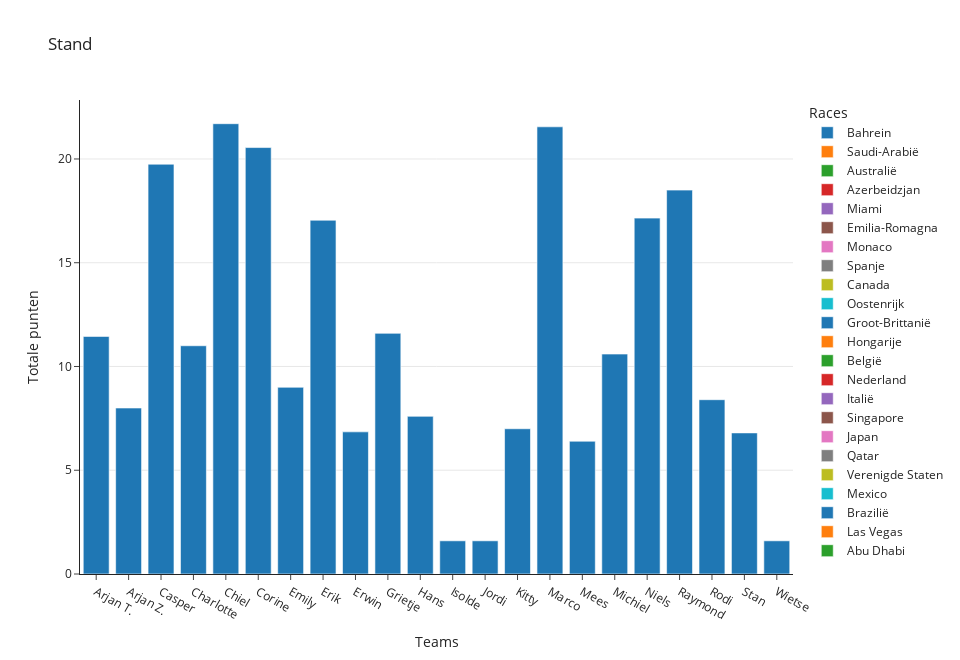

Notebook cell for this chart:
### Code cell
team_names = df_total_score['team']

fig = px.histogram(df, x="team", y="score", color="race",
            title="Stand",
            width=fig_width, height=660,
            labels={ "race" : "Races" },
            template="simple_white"
            )

fig.update_layout(xaxis_title="Teams") 
fig.update_layout(yaxis_title="Totale punten")

fig.update_xaxes(categoryorder='array', categoryarray=team_names)
fig.update_yaxes(showgrid=True)

for idx, name in enumerate(races):
    fig.data[idx].name = name
    fig.data[idx].hovertemplate = name + "<br>Punten = %{y}<extra></extra>"       
                 
if fig_write:
    fig.write_html("totale_punten_staaf.html")
fig.show()

### Figure 1 — Plotly figure (JSON) as saved in the notebook; plotly's stock layout.template omitted (floating-point values rounded to 4 significant figures)
{"data": [{"alignmentgroup": "True", "bingroup": "x", "histfunc": "sum", "hovertemplate": "Bahrein<br>Punten = %{y}<extra></extra>", "legendgroup": "Bahrein", "marker": {"color": "#1F77B4", "pattern": {"shape": ""}}, "name": "Bahrein", "offsetgroup": "Bahrein", "orientation": "v", "showlegend": true, "type": "histogram", "x": ["Chiel", "Marco", "Corine", "Casper", "Raymond", "Niels", "Erik", "Grietje", "Arjan T.", "Charlotte", "Michiel", "Emily", "Rodi", "Arjan Z.", "Hans", "Kitty", "Stan", "Erwin", "Mees", "Jordi", "Wietse", "Isolde", "Chiel", "Marco", "Corine", "Casper", "Raymond", "Niels", "Erik", "Grietje", "Arjan T.", "Charlotte", "Michiel", "Emily", "Rodi", "Arjan Z.", "Hans", "Kitty", "Stan", "Erwin", "Mees", "Jordi", "Wietse", "Isolde", "Chiel", "Marco", "Corine", "Casper", "Raymond", "Niels", "Erik", "Grietje", "Arjan T.", "Charlotte", "Michiel", "Emily", "Rodi", "Arjan Z.", "Hans", "Kitty", "Stan", "Erwin", "Mees", "Jordi", "Wietse", "Isolde", "Chiel", "Marco", "Corine", "Casper", "Raymond", "Niels", "Erik", "Grietje", "Arjan T.", "Charlotte", "Michiel", "Emily", "Rodi", "Arjan Z.", "Hans", "Kitty", "Stan", "Erwin", "Mees", "Jordi", "Wietse", "Isolde"], "xaxis": "x", "y": [7.5, 3, 9, 5, 9, 0, 6, 0, 0, 9, 9, 6, 0, 0, 5, 5, 0, 0, 3, 0, 0, 0, 4, 7.5, 0.5, 7.5, 7.5, 7.5, 0, 0, 5, 0, 0, 0, 5, 5, 1, 0, 3, 0, 0, 0, 1, 0, 8.6, 4.6, 4.6, 0.8, 0.4, 3.2, 4.6, 8.6, 0, 0.4, 0, 0, 0.4, 0, 0, 0.4, 0.8, 0.4, 0.4, 0, 0, 0, 1.6, 6.45, 6.45, 6.45, 1.6, 6.45, 6.45, 3, 6.45, 1.6, 1.6, 3, 3, 3, 1.6, 1.6, 3, 6.45, 3, 1.6, 0.6, 1.6], "yaxis": "y"}, {"alignmentgroup": "True", "bingroup": "x", "histfunc": "sum", "hovertemplate": "Saudi-Arabië<br>Punten = %{y}<extra></extra>", "legendgroup": "Saudi-Arabië", "marker": {"color": "#FF7F0E", "pattern": {"shape": ""}}, "name": "Saudi-Arabië", "offsetgroup": "Saudi-Arabië", "orientation": "v", "showlegend": true, "type": "histogram", "x": ["Chiel", "Marco", "Corine", "Casper", "Raymond", "Niels", "Erik", "Grietje", "Arjan T.", "Charlotte", "Michiel", "Emily", "Rodi", "Arjan Z.", "Hans", "Kitty", "Stan", "Erwin", "Mees", "Jordi", "Wietse", "Isolde", "Chiel", "Marco", "Corine", "Casper", "Raymond", "Niels", "Erik", "Grietje", "Arjan T.", "Charlotte", "Michiel", "Emily", "Rodi", "Arjan Z.", "Hans", "Kitty", "Stan", "Erwin", "Mees", "Jordi", "Wietse", "Isolde", "Chiel", "Marco", "Corine", "Casper", "Raymond", "Niels", "Erik", "Grietje", "Arjan T.", "Charlotte", "Michiel", "Emily", "Rodi", "Arjan Z.", "Hans", "Kitty", "Stan", "Erwin", "Mees", "Jordi", "Wietse", "Isolde", "Chiel", "Marco", "Corine", "Casper", "Raymond", "Niels", "Erik", "Grietje", "Arjan T.", "Charlotte", "Michiel", "Emily", "Rodi", "Arjan Z.", "Hans", "Kitty", "Stan", "Erwin", "Mees", "Jordi", "Wietse", "Isolde"], "xaxis": "x", "y": [0, 0, 0, 0, 0, 0, 0, 0, 0, 0, 0, 0, 0, 0, 0, 0, 0, 0, 0, 0, 0, 0, 0, 0, 0, 0, 0, 0, 0, 0, 0, 0, 0, 0, 0, 0, 0, 0, 0, 0, 0, 0, 0, 0, 0, 0, 0, 0, 0, 0, 0, 0, 0, 0, 0, 0, 0, 0, 0, 0, 0, 0, 0, 0, 0, 0, 0, 0, 0, 0, 0, 0, 0, 0, 0, 0, 0, 0, 0, 0, 0, 0, 0, 0, 0, 0, 0, 0], "yaxis": "y"}, {"alignmentgroup": "True", "bingroup": "x", "histfunc": "sum", "hovertemplate": "Australië<br>Punten = %{y}<extra></extra>", "legendgroup": "Australië", "marker": {"color": "#2CA02C", "pattern": {"shape": ""}}, "name": "Australië", "offsetgroup": "Australië", "orientation": "v", "showlegend": true, "type": "histogram", "x": ["Chiel", "Marco", "Corine", "Casper", "Raymond", "Niels", "Erik", "Grietje", "Arjan T.", "Charlotte", "Michiel", "Emily", "Rodi", "Arjan Z.", "Hans", "Kitty", "Stan", "Erwin", "Mees", "Jordi", "Wietse", "Isolde", "Chiel", "Marco", "Corine", "Casper", "Raymond", "Niels", "Erik", "Grietje", "Arjan T.", "Charlotte", "Michiel", "Emily", "Rodi", "Arjan Z.", "Hans", "Kitty", "Stan", "Erwin", "Mees", "Jordi", "Wietse", "Isolde", "Chiel", "Marco", "Corine", "Casper", "Raymond", "Niels", "Erik", "Grietje", "Arjan T.", "Charlotte", "Michiel", "Emily", "Rodi", "Arjan Z.", "Hans", "Kitty", "Stan", "Erwin", "Mees", "Jordi", "Wietse", "Isolde", "Chiel", "Marco", "Corine", "Casper", "Raymond", "Niels", "Erik", "Grietje", "Arjan T.", "Charlotte", "Michiel", "Emily", "Rodi", "Arjan Z.", "Hans", "Kitty", "Stan", "Erwin", "Mees", "Jordi", "Wietse", "Isolde"], "xaxis": "x", "y": [0, 0, 0, 0, 0, 0, 0, 0, 0, 0, 0, 0, 0, 0, 0, 0, 0, 0, 0, 0, 0, 0, 0, 0, 0, 0, 0, 0, 0, 0, 0, 0, 0, 0, 0, 0, 0, 0, 0, 0, 0, 0, 0, 0, 0, 0, 0, 0, 0, 0, 0, 0, 0, 0, 0, 0, 0, 0, 0, 0, 0, 0, 0, 0, 0, 0, 0, 0, 0, 0, 0, 0, 0, 0, 0, 0, 0, 0, 0, 0, 0, 0, 0, 0, 0, 0, 0, 0], "yaxis": "y"}, {"alignmentgroup": "True", "bingroup": "x", "histfunc": "sum", "hovertemplate": "Azerbeidzjan<br>Punten = %{y}<extra></extra>", "legendgroup": "Azerbeidzjan", "marker": {"color": "#D62728", "pattern": {"shape": ""}}, "name": "Azerbeidzjan", "offsetgroup": "Azerbeidzjan", "orientation": "v", "showlegend": true, "type": "histogram", "x": ["Chiel", "Marco", "Corine", "Casper", "Raymond", "Niels", "Erik", "Grietje", "Arjan T.", "Charlotte", "Michiel", "Emily", "Rodi", "Arjan Z.", "Hans", "Kitty", "Stan", "Erwin", "Mees", "Jordi", "Wietse", "Isolde", "Chiel", "Marco", "Corine", "Casper", "Raymond", "Niels", "Erik", "Grietje", "Arjan T.", "Charlotte", "Michiel", "Emily", "Rodi", "Arjan Z.", "Hans", "Kitty", "Stan", "Erwin", "Mees", "Jordi", "Wietse", "Isolde", "Chiel", "Marco", "Corine", "Casper", "Raymond", "Niels", "Erik", "Grietje", "Arjan T.", "Charlotte", "Michiel", "Emily", "Rodi", "Arjan Z.", "Hans", "Kitty", "Stan", "Erwin", "Mees", "Jordi", "Wietse", "Isolde", "Chiel", "Marco", "Corine", "Casper", "Raymond", "Niels", "Erik", "Grietje", "Arjan T.", "Charlotte", "Michiel", "Emily", "Rodi", "Arjan Z.", "Hans", "Kitty", "Stan", "Erwin", "Mees", "Jordi", "Wietse", "Isolde"], "xaxis": "x", "y": [0, 0, 0, 0, 0, 0, 0, 0, 0, 0, 0, 0, 0, 0, 0, 0, 0, 0, 0, 0, 0, 0, 0, 0, 0, 0, 0, 0, 0, 0, 0, 0, 0, 0, 0, 0, 0, 0, 0, 0, 0, 0, 0, 0, 0, 0, 0, 0, 0, 0, 0, 0, 0, 0, 0, 0, 0, 0, 0, 0, 0, 0, 0, 0, 0, 0, 0, 0, 0, 0, 0, 0, 0, 0, 0, 0, 0, 0, 0, 0, 0, 0, 0, 0, 0, 0, 0, 0], "yaxis": "y"}, {"alignmentgroup": "True", "bingroup": "x", "histfunc": "sum", "hovertemplate": "Miami<br>Punten = %{y}<extra></extra>", "legendgroup": "Miami", "marker": {"color": "#9467BD", "pattern": {"shape": ""}}, "name": "Miami", "offsetgroup": "Miami", "orientation": "v", "showlegend": true, "type": "histogram", "x": ["Chiel", "Marco", "Corine", "Casper", "Raymond", "Niels", "Erik", "Grietje", "Arjan T.", "Charlotte", "Michiel", "Emily", "Rodi", "Arjan Z.", "Hans", "Kitty", "Stan", "Erwin", "Mees", "Jordi", "Wietse", "Isolde", "Chiel", "Marco", "Corine", "Casper", "Raymond", "Niels", "Erik", "Grietje", "Arjan T.", "Charlotte", "Michiel", "Emily", "Rodi", "Arjan Z.", "Hans", "Kitty", "Stan", "Erwin", "Mees", "Jordi", "Wietse", "Isolde", "Chiel", "Marco", "Corine", "Casper", "Raymond", "Niels", "Erik", "Grietje", "Arjan T.", "Charlotte", "Michiel", "Emily", "Rodi", "Arjan Z.", "Hans", "Kitty", "Stan", "Erwin", "Mees", "Jordi", "Wietse", "Isolde", "Chiel", "Marco", "Corine", "Casper", "Raymond", "Niels", "Erik", "Grietje", "Arjan T.", "Charlotte", "Michiel", "Emily", "Rodi", "Arjan Z.", "Hans", "Kitty", "Stan", "Erwin", "Mees", "Jordi", "Wietse", "Isolde"], "xaxis": "x", "y": [0, 0, 0, 0, 0, 0, 0, 0, 0, 0, 0, 0, 0, 0, 0, 0, 0, 0, 0, 0, 0, 0, 0, 0, 0, 0, 0, 0, 0, 0, 0, 0, 0, 0, 0, 0, 0, 0, 0, 0, 0, 0, 0, 0, 0, 0, 0, 0, 0, 0, 0, 0, 0, 0, 0, 0, 0, 0, 0, 0, 0, 0, 0, 0, 0, 0, 0, 0, 0, 0, 0, 0, 0, 0, 0, 0, 0, 0, 0, 0, 0, 0, 0, 0, 0, 0, 0, 0], "yaxis": "y"}, {"alignmentgroup": "True", "bingroup": "x", "histfunc": "sum", "hovertemplate": "Emilia-Romagna<br>Punten = %{y}<extra></extra>", "legendgroup": "Emilia-Romagna", "marker": {"color": "#8C564B", "pattern": {"shape": ""}}, "name": "Emilia-Romagna", "offsetgroup": "Emilia-Romagna", "orientation": "v", "showlegend": true, "type": "histogram", "x": ["Chiel", "Marco", "Corine", "Casper", "Raymond", "Niels", "Erik", "Grietje", "Arjan T.", "Charlotte", "Michiel", "Emily", "Rodi", "Arjan Z.", "Hans", "Kitty", "Stan", "Erwin", "Mees", "Jordi", "Wietse", "Isolde", "Chiel", "Marco", "Corine", "Casper", "Raymond", "Niels", "Erik", "Grietje", "Arjan T.", "Charlotte", "Michiel", "Emily", "Rodi", "Arjan Z.", "Hans", "Kitty", "Stan", "Erwin", "Mees", "Jordi", "Wietse", "Isolde", "Chiel", "Marco", "Corine", "Casper", "Raymond", "Niels", "Erik", "Grietje", "Arjan T.", "Charlotte", "Michiel", "Emily", "Rodi", "Arjan Z.", "Hans", "Kitty", "Stan", "Erwin", "Mees", "Jordi", "Wietse", "Isolde", "Chiel", "Marco", "Corine", "Casper", "Raymond", "Niels", "Erik", "Grietje", "Arjan T.", "Charlotte", "Michiel", "Emily", "Rodi", "Arjan Z.", "Hans", "Kitty", "Stan", "Erwin", "Mees", "Jordi", "Wietse", "Isolde"], "xaxis": "x", "y": [0, 0, 0, 0, 0, 0, 0, 0, 0, 0, 0, 0, 0, 0, 0, 0, 0, 0, 0, 0, 0, 0, 0, 0, 0, 0, 0, 0, 0, 0, 0, 0, 0, 0, 0, 0, 0, 0, 0, 0, 0, 0, 0, 0, 0, 0, 0, 0, 0, 0, 0, 0, 0, 0, 0, 0, 0, 0, 0, 0, 0, 0, 0, 0, 0, 0, 0, 0, 0, 0, 0, 0, 0, 0, 0, 0, 0, 0, 0, 0, 0, 0, 0, 0, 0, 0, 0, 0], "yaxis": "y"}, {"alignmentgroup": "True", "bingroup": "x", "histfunc": "sum", "hovertemplate": "Monaco<br>Punten = %{y}<extra></extra>", "legendgroup": "Monaco", "marker": {"color": "#E377C2", "pattern": {"shape": ""}}, "name": "Monaco", "offsetgroup": "Monaco", "orientation": "v", "showlegend": true, "type": "histogram", "x": ["Chiel", "Marco", "Corine", "Casper", "Raymond", "Niels", "Erik", "Grietje", "Arjan T.", "Charlotte", "Michiel", "Emily", "Rodi", "Arjan Z.", "Hans", "Kitty", "Stan", "Erwin", "Mees", "Jordi", "Wietse", "Isolde", "Chiel", "Marco", "Corine", "Casper", "Raymond", "Niels", "Erik", "Grietje", "Arjan T.", "Charlotte", "Michiel", "Emily", "Rodi", "Arjan Z.", "Hans", "Kitty", "Stan", "Erwin", "Mees", "Jordi", "Wietse", "Isolde", "Chiel", "Marco", "Corine", "Casper", "Raymond", "Niels", "Erik", "Grietje", "Arjan T.", "Charlotte", "Michiel", "Emily", "Rodi", "Arjan Z.", "Hans", "Kitty", "Stan", "Erwin", "Mees", "Jordi", "Wietse", "Isolde", "Chiel", "Marco", "Corine", "Casper", "Raymond", "Niels", "Erik", "Grietje", "Arjan T.", "Charlotte", "Michiel", "Emily", "Rodi", "Arjan Z.", "Hans", "Kitty", "Stan", "Erwin", "Mees", "Jordi", "Wietse", "Isolde"], "xaxis": "x", "y": [0, 0, 0, 0, 0, 0, 0, 0, 0, 0, 0, 0, 0, 0, 0, 0, 0, 0, 0, 0, 0, 0, 0, 0, 0, 0, 0, 0, 0, 0, 0, 0, 0, 0, 0, 0, 0, 0, 0, 0, 0, 0, 0, 0, 0, 0, 0, 0, 0, 0, 0, 0, 0, 0, 0, 0, 0, 0, 0, 0, 0, 0, 0, 0, 0, 0, 0, 0, 0, 0, 0, 0, 0, 0, 0, 0, 0, 0, 0, 0, 0, 0, 0, 0, 0, 0, 0, 0], "yaxis": "y"}, {"alignmentgroup": "True", "bingroup": "x", "histfunc": "sum", "hovertemplate": "Spanje<br>Punten = %{y}<extra></extra>", "legendgroup": "Spanje", "marker": {"color": "#7F7F7F", "pattern": {"shape": ""}}, "name": "Spanje", "offsetgroup": "Spanje", "orientation": "v", "showlegend": true, "type": "histogram", "x": ["Chiel", "Marco", "Corine", "Casper", "Raymond", "Niels", "Erik", "Grietje", "Arjan T.", "Charlotte", "Michiel", "Emily", "Rodi", "Arjan Z.", "Hans", "Kitty", "Stan", "Erwin", "Mees", "Jordi", "Wietse", "Isolde", "Chiel", "Marco", "Corine", "Casper", "Raymond", "Niels", "Erik", "Grietje", "Arjan T.", "Charlotte", "Michiel", "Emily", "Rodi", "Arjan Z.", "Hans", "Kitty", "Stan", "Erwin", "Mees", "Jordi", "Wietse", "Isolde", "Chiel", "Marco", "Corine", "Casper", "Raymond", "Niels", "Erik", "Grietje", "Arjan T.", "Charlotte", "Michiel", "Emily", "Rodi", "Arjan Z.", "Hans", "Kitty", "Stan", "Erwin", "Mees", "Jordi", "Wietse", "Isolde", "Chiel", "Marco", "Corine", "Casper", "Raymond", "Niels", "Erik", "Grietje", "Arjan T.", "Charlotte", "Michiel", "Emily", "Rodi", "Arjan Z.", "Hans", "Kitty", "Stan", "Erwin", "Mees", "Jordi", "Wietse", "Isolde"], "xaxis": "x", "y": [0, 0, 0, 0, 0, 0, 0, 0, 0, 0, 0, 0, 0, 0, 0, 0, 0, 0, 0, 0, 0, 0, 0, 0, 0, 0, 0, 0, 0, 0, 0, 0, 0, 0, 0, 0, 0, 0, 0, 0, 0, 0, 0, 0, 0, 0, 0, 0, 0, 0, 0, 0, 0, 0, 0, 0, 0, 0, 0, 0, 0, 0, 0, 0, 0, 0, 0, 0, 0, 0, 0, 0, 0, 0, 0, 0, 0, 0, 0, 0, 0, 0, 0, 0, 0, 0, 0, 0], "yaxis": "y"}, {"alignmentgroup": "True", "bingroup": "x", "histfunc": "sum", "hovertemplate": "Canada<br>Punten = %{y}<extra></extra>", "legendgroup": "Canada", "marker": {"color": "#BCBD22", "pattern": {"shape": ""}}, "name": "Canada", "offsetgroup": "Canada", "orientation": "v", "showlegend": true, "type": "histogram", "x": ["Chiel", "Marco", "Corine", "Casper", "Raymond", "Niels", "Erik", "Grietje", "Arjan T.", "Charlotte", "Michiel", "Emily", "Rodi", "Arjan Z.", "Hans", "Kitty", "Stan", "Erwin", "Mees", "Jordi", "Wietse", "Isolde", "Chiel", "Marco", "Corine", "Casper", "Raymond", "Niels", "Erik", "Grietje", "Arjan T.", "Charlotte", "Michiel", "Emily", "Rodi", "Arjan Z.", "Hans", "Kitty", "Stan", "Erwin", "Mees", "Jordi", "Wietse", "Isolde", "Chiel", "Marco", "Corine", "Casper", "Raymond", "Niels", "Erik", "Grietje", "Arjan T.", "Charlotte", "Michiel", "Emily", "Rodi", "Arjan Z.", "Hans", "Kitty", "Stan", "Erwin", "Mees", "Jordi", "Wietse", "Isolde", "Chiel", "Marco", "Corine", "Casper", "Raymond", "Niels", "Erik", "Grietje", "Arjan T.", "Charlotte", "Michiel", "Emily", "Rodi", "Arjan Z.", "Hans", "Kitty", "Stan", "Erwin", "Mees", "Jordi", "Wietse", "Isolde"], "xaxis": "x", "y": [0, 0, 0, 0, 0, 0, 0, 0, 0, 0, 0, 0, 0, 0, 0, 0, 0, 0, 0, 0, 0, 0, 0, 0, 0, 0, 0, 0, 0, 0, 0, 0, 0, 0, 0, 0, 0, 0, 0, 0, 0, 0, 0, 0, 0, 0, 0, 0, 0, 0, 0, 0, 0, 0, 0, 0, 0, 0, 0, 0, 0, 0, 0, 0, 0, 0, 0, 0, 0, 0, 0, 0, 0, 0, 0, 0, 0, 0, 0, 0, 0, 0, 0, 0, 0, 0, 0, 0], "yaxis": "y"}, {"alignmentgroup": "True", "bingroup": "x", "histfunc": "sum", "hovertemplate": "Oostenrijk<br>Punten = %{y}<extra></extra>", "legendgroup": "Oostenrijk", "marker": {"color": "#17BECF", "pattern": {"shape": ""}}, "name": "Oostenrijk", "offsetgroup": "Oostenrijk", "orientation": "v", "showlegend": true, "type": "histogram", "x": ["Chiel", "Marco", "Corine", "Casper", "Raymond", "Niels", "Erik", "Grietje", "Arjan T.", "Charlotte", "Michiel", "Emily", "Rodi", "Arjan Z.", "Hans", "Kitty", "Stan", "Erwin", "Mees", "Jordi", "Wietse", "Isolde", "Chiel", "Marco", "Corine", "Casper", "Raymond", "Niels", "Erik", "Grietje", "Arjan T.", "Charlotte", "Michiel", "Emily", "Rodi", "Arjan Z.", "Hans", "Kitty", "Stan", "Erwin", "Mees", "Jordi", "Wietse", "Isolde", "Chiel", "Marco", "Corine", "Casper", "Raymond", "Niels", "Erik", "Grietje", "Arjan T.", "Charlotte", "Michiel", "Emily", "Rodi", "Arjan Z.", "Hans", "Kitty", "Stan", "Erwin", "Mees", "Jordi", "Wietse", "Isolde", "Chiel", "Marco", "Corine", "Casper", "Raymond", "Niels", "Erik", "Grietje", "Arjan T.", "Charlotte", "Michiel", "Emily", "Rodi", "Arjan Z.", "Hans", "Kitty", "Stan", "Erwin", "Mees", "Jordi", "Wietse", "Isolde"], "xaxis": "x", "y": [0, 0, 0, 0, 0, 0, 0, 0, 0, 0, 0, 0, 0, 0, 0, 0, 0, 0, 0, 0, 0, 0, 0, 0, 0, 0, 0, 0, 0, 0, 0, 0, 0, 0, 0, 0, 0, 0, 0, 0, 0, 0, 0, 0, 0, 0, 0, 0, 0, 0, 0, 0, 0, 0, 0, 0, 0, 0, 0, 0, 0, 0, 0, 0, 0, 0, 0, 0, 0, 0, 0, 0, 0, 0, 0, 0, 0, 0, 0, 0, 0, 0, 0, 0, 0, 0, 0, 0], "yaxis": "y"}, {"alignmentgroup": "True", "bingroup": "x", "histfunc": "sum", "hovertemplate": "Groot-Brittanië<br>Punten = %{y}<extra></extra>", "legendgroup": "Groot-Brittanië", "marker": {"color": "#1F77B4", "pattern": {"shape": ""}}, "name": "Groot-Brittanië", "offsetgroup": "Groot-Brittanië", "orientation": "v", "showlegend": true, "type": "histogram", "x": ["Chiel", "Marco", "Corine", "Casper", "Raymond", "Niels", "Erik", "Grietje", "Arjan T.", "Charlotte", "Michiel", "Emily", "Rodi", "Arjan Z.", "Hans", "Kitty", "Stan", "Erwin", "Mees", "Jordi", "Wietse", "Isolde", "Chiel", "Marco", "Corine", "Casper", "Raymond", "Niels", "Erik", "Grietje", "Arjan T.", "Charlotte", "Michiel", "Emily", "Rodi", "Arjan Z.", "Hans", "Kitty", "Stan", "Erwin", "Mees", "Jordi", "Wietse", "Isolde", "Chiel", "Marco", "Corine", "Casper", "Raymond", "Niels", "Erik", "Grietje", "Arjan T.", "Charlotte", "Michiel", "Emily", "Rodi", "Arjan Z.", "Hans", "Kitty", "Stan", "Erwin", "Mees", "Jordi", "Wietse", "Isolde", "Chiel", "Marco", "Corine", "Casper", "Raymond", "Niels", "Erik", "Grietje", "Arjan T.", "Charlotte", "Michiel", "Emily", "Rodi", "Arjan Z.", "Hans", "Kitty", "Stan", "Erwin", "Mees", "Jordi", "Wietse", "Isolde"], "xaxis": "x", "y": [0, 0, 0, 0, 0, 0, 0, 0, 0, 0, 0, 0, 0, 0, 0, 0, 0, 0, 0, 0, 0, 0, 0, 0, 0, 0, 0, 0, 0, 0, 0, 0, 0, 0, 0, 0, 0, 0, 0, 0, 0, 0, 0, 0, 0, 0, 0, 0, 0, 0, 0, 0, 0, 0, 0, 0, 0, 0, 0, 0, 0, 0, 0, 0, 0, 0, 0, 0, 0, 0, 0, 0, 0, 0, 0, 0, 0, 0, 0, 0, 0, 0, 0, 0, 0, 0, 0, 0], "yaxis": "y"}, {"alignmentgroup": "True", "bingroup": "x", "histfunc": "sum", "hovertemplate": "Hongarije<br>Punten = %{y}<extra></extra>", "legendgroup": "Hongarije", "marker": {"color": "#FF7F0E", "pattern": {"shape": ""}}, "name": "Hongarije", "offsetgroup": "Hongarije", "orientation": "v", "showlegend": true, "type": "histogram", "x": ["Chiel", "Marco", "Corine", "Casper", "Raymond", "Niels", "Erik", "Grietje", "Arjan T.", "Charlotte", "Michiel", "Emily", "Rodi", "Arjan Z.", "Hans", "Kitty", "Stan", "Erwin", "Mees", "Jordi", "Wietse", "Isolde", "Chiel", "Marco", "Corine", "Casper", "Raymond", "Niels", "Erik", "Grietje", "Arjan T.", "Charlotte", "Michiel", "Emily", "Rodi", "Arjan Z.", "Hans", "Kitty", "Stan", "Erwin", "Mees", "Jordi", "Wietse", "Isolde", "Chiel", "Marco", "Corine", "Casper", "Raymond", "Niels", "Erik", "Grietje", "Arjan T.", "Charlotte", "Michiel", "Emily", "Rodi", "Arjan Z.", "Hans", "Kitty", "Stan", "Erwin", "Mees", "Jordi", "Wietse", "Isolde", "Chiel", "Marco", "Corine", "Casper", "Raymond", "Niels", "Erik", "Grietje", "Arjan T.", "Charlotte", "Michiel", "Emily", "Rodi", "Arjan Z.", "Hans", "Kitty", "Stan", "Erwin", "Mees", "Jordi", "Wietse", "Isolde"], "xaxis": "x", "y": [0, 0, 0, 0, 0, 0, 0, 0, 0, 0, 0, 0, 0, 0, 0, 0, 0, 0, 0, 0, 0, 0, 0, 0, 0, 0, 0, 0, 0, 0, 0, 0, 0, 0, 0, 0, 0, 0, 0, 0, 0, 0, 0, 0, 0, 0, 0, 0, 0, 0, 0, 0, 0, 0, 0, 0, 0, 0, 0, 0, 0, 0, 0, 0, 0, 0, 0, 0, 0, 0, 0, 0, 0, 0, 0, 0, 0, 0, 0, 0, 0, 0, 0, 0, 0, 0, 0, 0], "yaxis": "y"}, {"alignmentgroup": "True", "bingroup": "x", "histfunc": "sum", "hovertemplate": "België<br>Punten = %{y}<extra></extra>", "legendgroup": "België", "marker": {"color": "#2CA02C", "pattern": {"shape": ""}}, "name": "België", "offsetgroup": "België", "orientation": "v", "showlegend": true, "type": "histogram", "x": ["Chiel", "Marco", "Corine", "Casper", "Raymond", "Niels", "Erik", "Grietje", "Arjan T.", "Charlotte", "Michiel", "Emily", "Rodi", "Arjan Z.", "Hans", "Kitty", "Stan", "Erwin", "Mees", "Jordi", "Wietse", "Isolde", "Chiel", "Marco", "Corine", "Casper", "Raymond", "Niels", "Erik", "Grietje", "Arjan T.", "Charlotte", "Michiel", "Emily", "Rodi", "Arjan Z.", "Hans", "Kitty", "Stan", "Erwin", "Mees", "Jordi", "Wietse", "Isolde", "Chiel", "Marco", "Corine", "Casper", "Raymond", "Niels", "Erik", "Grietje", "Arjan T.", "Charlotte", "Michiel", "Emily", "Rodi", "Arjan Z.", "Hans", "Kitty", "Stan", "Erwin", "Mees", "Jordi", "Wietse", "Isolde", "Chiel", "Marco", "Corine", "Casper", "Raymond", "Niels", "Erik", "Grietje", "Arjan T.", "Charlotte", "Michiel", "Emily", "Rodi", "Arjan Z.", "Hans", "Kitty", "Stan", "Erwin", "Mees", "Jordi", "Wietse", "Isolde"], "xaxis": "x", "y": [0, 0, 0, 0, 0, 0, 0, 0, 0, 0, 0, 0, 0, 0, 0, 0, 0, 0, 0, 0, 0, 0, 0, 0, 0, 0, 0, 0, 0, 0, 0, 0, 0, 0, 0, 0, 0, 0, 0, 0, 0, 0, 0, 0, 0, 0, 0, 0, 0, 0, 0, 0, 0, 0, 0, 0, 0, 0, 0, 0, 0, 0, 0, 0, 0, 0, 0, 0, 0, 0, 0, 0, 0, 0, 0, 0, 0, 0, 0, 0, 0, 0, 0, 0, 0, 0, 0, 0], "yaxis": "y"}, {"alignmentgroup": "True", "bingroup": "x", "histfunc": "sum", "hovertemplate": "Nederland<br>Punten = %{y}<extra></extra>", "legendgroup": "Nederland", "marker": {"color": "#D62728", "pattern": {"shape": ""}}, "name": "Nederland", "offsetgroup": "Nederland", "orientation": "v", "showlegend": true, "type": "histogram", "x": ["Chiel", "Marco", "Corine", "Casper", "Raymond", "Niels", "Erik", "Grietje", "Arjan T.", "Charlotte", "Michiel", "Emily", "Rodi", "Arjan Z.", "Hans", "Kitty", "Stan", "Erwin", "Mees", "Jordi", "Wietse", "Isolde", "Chiel", "Marco", "Corine", "Casper", "Raymond", "Niels", "Erik", "Grietje", "Arjan T.", "Charlotte", "Michiel", "Emily", "Rodi", "Arjan Z.", "Hans", "Kitty", "Stan", "Erwin", "Mees", "Jordi", "Wietse", "Isolde", "Chiel", "Marco", "Corine", "Casper", "Raymond", "Niels", "Erik", "Grietje", "Arjan T.", "Charlotte", "Michiel", "Emily", "Rodi", "Arjan Z.", "Hans", "Kitty", "Stan", "Erwin", "Mees", "Jordi", "Wietse", "Isolde", "Chiel", "Marco", "Corine", "Casper", "Raymond", "Niels", "Erik", "Grietje", "Arjan T.", "Charlotte", "Michiel", "Emily", "Rodi", "Arjan Z.", "Hans", "Kitty", "Stan", "Erwin", "Mees", "Jordi", "Wietse", "Isolde"], "xaxis": "x", "y": [0, 0, 0, 0, 0, 0, 0, 0, 0, 0, 0, 0, 0, 0, 0, 0, 0, 0, 0, 0, 0, 0, 0, 0, 0, 0, 0, 0, 0, 0, 0, 0, 0, 0, 0, 0, 0, 0, 0, 0, 0, 0, 0, 0, 0, 0, 0, 0, 0, 0, 0, 0, 0, 0, 0, 0, 0, 0, 0, 0, 0, 0, 0, 0, 0, 0, 0, 0, 0, 0, 0, 0, 0, 0, 0, 0, 0, 0, 0, 0, 0, 0, 0, 0, 0, 0, 0, 0], "yaxis": "y"}, {"alignmentgroup": "True", "bingroup": "x", "histfunc": "sum", "hovertemplate": "Italië<br>Punten = %{y}<extra></extra>", "legendgroup": "Italië", "marker": {"color": "#9467BD", "pattern": {"shape": ""}}, "name": "Italië", "offsetgroup": "Italië", "orientation": "v", "showlegend": true, "type": "histogram", "x": ["Chiel", "Marco", "Corine", "Casper", "Raymond", "Niels", "Erik", "Grietje", "Arjan T.", "Charlotte", "Michiel", "Emily", "Rodi", "Arjan Z.", "Hans", "Kitty", "Stan", "Erwin", "Mees", "Jordi", "Wietse", "Isolde", "Chiel", "Marco", "Corine", "Casper", "Raymond", "Niels", "Erik", "Grietje", "Arjan T.", "Charlotte", "Michiel", "Emily", "Rodi", "Arjan Z.", "Hans", "Kitty", "Stan", "Erwin", "Mees", "Jordi", "Wietse", "Isolde", "Chiel", "Marco", "Corine", "Casper", "Raymond", "Niels", "Erik", "Grietje", "Arjan T.", "Charlotte", "Michiel", "Emily", "Rodi", "Arjan Z.", "Hans", "Kitty", "Stan", "Erwin", "Mees", "Jordi", "Wietse", "Isolde", "Chiel", "Marco", "Corine", "Casper", "Raymond", "Niels", "Erik", "Grietje", "Arjan T.", "Charlotte", "Michiel", "Emily", "Rodi", "Arjan Z.", "Hans", "Kitty", "Stan", "Erwin", "Mees", "Jordi", "Wietse", "Isolde"], "xaxis": "x", "y": [0, 0, 0, 0, 0, 0, 0, 0, 0, 0, 0, 0, 0, 0, 0, 0, 0, 0, 0, 0, 0, 0, 0, 0, 0, 0, 0, 0, 0, 0, 0, 0, 0, 0, 0, 0, 0, 0, 0, 0, 0, 0, 0, 0, 0, 0, 0, 0, 0, 0, 0, 0, 0, 0, 0, 0, 0, 0, 0, 0, 0, 0, 0, 0, 0, 0, 0, 0, 0, 0, 0, 0, 0, 0, 0, 0, 0, 0, 0, 0, 0, 0, 0, 0, 0, 0, 0, 0], "yaxis": "y"}, {"alignmentgroup": "True", "bingroup": "x", "histfunc": "sum", "hovertemplate": "Singapore<br>Punten = %{y}<extra></extra>", "legendgroup": "Singapore", "marker": {"color": "#8C564B", "pattern": {"shape": ""}}, "name": "Singapore", "offsetgroup": "Singapore", "orientation": "v", "showlegend": true, "type": "histogram", "x": ["Chiel", "Marco", "Corine", "Casper", "Raymond", "Niels", "Erik", "Grietje", "Arjan T.", "Charlotte", "Michiel", "Emily", "Rodi", "Arjan Z.", "Hans", "Kitty", "Stan", "Erwin", "Mees", "Jordi", "Wietse", "Isolde", "Chiel", "Marco", "Corine", "Casper", "Raymond", "Niels", "Erik", "Grietje", "Arjan T.", "Charlotte", "Michiel", "Emily", "Rodi", "Arjan Z.", "Hans", "Kitty", "Stan", "Erwin", "Mees", "Jordi", "Wietse", "Isolde", "Chiel", "Marco", "Corine", "Casper", "Raymond", "Niels", "Erik", "Grietje", "Arjan T.", "Charlotte", "Michiel", "Emily", "Rodi", "Arjan Z.", "Hans", "Kitty", "Stan", "Erwin", "Mees", "Jordi", "Wietse", "Isolde", "Chiel", "Marco", "Corine", "Casper", "Raymond", "Niels", "Erik", "Grietje", "Arjan T.", "Charlotte", "Michiel", "Emily", "Rodi", "Arjan Z.", "Hans", "Kitty", "Stan", "Erwin", "Mees", "Jordi", "Wietse", "Isolde"], "xaxis": "x", "y": [0, 0, 0, 0, 0, 0, 0, 0, 0, 0, 0, 0, 0, 0, 0, 0, 0, 0, 0, 0, 0, 0, 0, 0, 0, 0, 0, 0, 0, 0, 0, 0, 0, 0, 0, 0, 0, 0, 0, 0, 0, 0, 0, 0, 0, 0, 0, 0, 0, 0, 0, 0, 0, 0, 0, 0, 0, 0, 0, 0, 0, 0, 0, 0, 0, 0, 0, 0, 0, 0, 0, 0, 0, 0, 0, 0, 0, 0, 0, 0, 0, 0, 0, 0, 0, 0, 0, 0], "yaxis": "y"}, {"alignmentgroup": "True", "bingroup": "x", "histfunc": "sum", "hovertemplate": "Japan<br>Punten = %{y}<extra></extra>", "legendgroup": "Japan", "marker": {"color": "#E377C2", "pattern": {"shape": ""}}, "name": "Japan", "offsetgroup": "Japan", "orientation": "v", "showlegend": true, "type": "histogram", "x": ["Chiel", "Marco", "Corine", "Casper", "Raymond", "Niels", "Erik", "Grietje", "Arjan T.", "Charlotte", "Michiel", "Emily", "Rodi", "Arjan Z.", "Hans", "Kitty", "Stan", "Erwin", "Mees", "Jordi", "Wietse", "Isolde", "Chiel", "Marco", "Corine", "Casper", "Raymond", "Niels", "Erik", "Grietje", "Arjan T.", "Charlotte", "Michiel", "Emily", "Rodi", "Arjan Z.", "Hans", "Kitty", "Stan", "Erwin", "Mees", "Jordi", "Wietse", "Isolde", "Chiel", "Marco", "Corine", "Casper", "Raymond", "Niels", "Erik", "Grietje", "Arjan T.", "Charlotte", "Michiel", "Emily", "Rodi", "Arjan Z.", "Hans", "Kitty", "Stan", "Erwin", "Mees", "Jordi", "Wietse", "Isolde", "Chiel", "Marco", "Corine", "Casper", "Raymond", "Niels", "Erik", "Grietje", "Arjan T.", "Charlotte", "Michiel", "Emily", "Rodi", "Arjan Z.", "Hans", "Kitty", "Stan", "Erwin", "Mees", "Jordi", "Wietse", "Isolde"], "xaxis": "x", "y": [0, 0, 0, 0, 0, 0, 0, 0, 0, 0, 0, 0, 0, 0, 0, 0, 0, 0, 0, 0, 0, 0, 0, 0, 0, 0, 0, 0, 0, 0, 0, 0, 0, 0, 0, 0, 0, 0, 0, 0, 0, 0, 0, 0, 0, 0, 0, 0, 0, 0, 0, 0, 0, 0, 0, 0, 0, 0, 0, 0, 0, 0, 0, 0, 0, 0, 0, 0, 0, 0, 0, 0, 0, 0, 0, 0, 0, 0, 0, 0, 0, 0, 0, 0, 0, 0, 0, 0], "yaxis": "y"}, {"alignmentgroup": "True", "bingroup": "x", "histfunc": "sum", "hovertemplate": "Qatar<br>Punten = %{y}<extra></extra>", "legendgroup": "Qatar", "marker": {"color": "#7F7F7F", "pattern": {"shape": ""}}, "name": "Qatar", "offsetgroup": "Qatar", "orientation": "v", "showlegend": true, "type": "histogram", "x": ["Chiel", "Marco", "Corine", "Casper", "Raymond", "Niels", "Erik", "Grietje", "Arjan T.", "Charlotte", "Michiel", "Emily", "Rodi", "Arjan Z.", "Hans", "Kitty", "Stan", "Erwin", "Mees", "Jordi", "Wietse", "Isolde", "Chiel", "Marco", "Corine", "Casper", "Raymond", "Niels", "Erik", "Grietje", "Arjan T.", "Charlotte", "Michiel", "Emily", "Rodi", "Arjan Z.", "Hans", "Kitty", "Stan", "Erwin", "Mees", "Jordi", "Wietse", "Isolde", "Chiel", "Marco", "Corine", "Casper", "Raymond", "Niels", "Erik", "Grietje", "Arjan T.", "Charlotte", "Michiel", "Emily", "Rodi", "Arjan Z.", "Hans", "Kitty", "Stan", "Erwin", "Mees", "Jordi", "Wietse", "Isolde", "Chiel", "Marco", "Corine", "Casper", "Raymond", "Niels", "Erik", "Grietje", "Arjan T.", "Charlotte", "Michiel", "Emily", "Rodi", "Arjan Z.", "Hans", "Kitty", "Stan", "Erwin", "Mees", "Jordi", "Wietse", "Isolde"], "xaxis": "x", "y": [0, 0, 0, 0, 0, 0, 0, 0, 0, 0, 0, 0, 0, 0, 0, 0, 0, 0, 0, 0, 0, 0, 0, 0, 0, 0, 0, 0, 0, 0, 0, 0, 0, 0, 0, 0, 0, 0, 0, 0, 0, 0, 0, 0, 0, 0, 0, 0, 0, 0, 0, 0, 0, 0, 0, 0, 0, 0, 0, 0, 0, 0, 0, 0, 0, 0, 0, 0, 0, 0, 0, 0, 0, 0, 0, 0, 0, 0, 0, 0, 0, 0, 0, 0, 0, 0, 0, 0], "yaxis": "y"}, {"alignmentgroup": "True", "bingroup": "x", "histfunc": "sum", "hovertemplate": "Verenigde Staten<br>Punten = %{y}<extra></extra>", "legendgroup": "Verenigde Staten", "marker": {"color": "#BCBD22", "pattern": {"shape": ""}}, "name": "Verenigde Staten", "offsetgroup": "Verenigde Staten", "orientation": "v", "showlegend": true, "type": "histogram", "x": ["Chiel", "Marco", "Corine", "Casper", "Raymond", "Niels", "Erik", "Grietje", "Arjan T.", "Charlotte", "Michiel", "Emily", "Rodi", "Arjan Z.", "Hans", "Kitty", "Stan", "Erwin", "Mees", "Jordi", "Wietse", "Isolde", "Chiel", "Marco", "Corine", "Casper", "Raymond", "Niels", "Erik", "Grietje", "Arjan T.", "Charlotte", "Michiel", "Emily", "Rodi", "Arjan Z.", "Hans", "Kitty", "Stan", "Erwin", "Mees", "Jordi", "Wietse", "Isolde", "Chiel", "Marco", "Corine", "Casper", "Raymond", "Niels", "Erik", "Grietje", "Arjan T.", "Charlotte", "Michiel", "Emily", "Rodi", "Arjan Z.", "Hans", "Kitty", "Stan", "Erwin", "Mees", "Jordi", "Wietse", "Isolde", "Chiel", "Marco", "Corine", "Casper", "Raymond", "Niels", "Erik", "Grietje", "Arjan T.", "Charlotte", "Michiel", "Emily", "Rodi", "Arjan Z.", "Hans", "Kitty", "Stan", "Erwin", "Mees", "Jordi", "Wietse", "Isolde"], "xaxis": "x", "y": [0, 0, 0, 0, 0, 0, 0, 0, 0, 0, 0, 0, 0, 0, 0, 0, 0, 0, 0, 0, 0, 0, 0, 0, 0, 0, 0, 0, 0, 0, 0, 0, 0, 0, 0, 0, 0, 0, 0, 0, 0, 0, 0, 0, 0, 0, 0, 0, 0, 0, 0, 0, 0, 0, 0, 0, 0, 0, 0, 0, 0, 0, 0, 0, 0, 0, 0, 0, 0, 0, 0, 0, 0, 0, 0, 0, 0, 0, 0, 0, 0, 0, 0, 0, 0, 0, 0, 0], "yaxis": "y"}, {"alignmentgroup": "True", "bingroup": "x", "histfunc": "sum", "hovertemplate": "Mexico<br>Punten = %{y}<extra></extra>", "legendgroup": "Mexico", "marker": {"color": "#17BECF", "pattern": {"shape": ""}}, "name": "Mexico", "offsetgroup": "Mexico", "orientation": "v", "showlegend": true, "type": "histogram", "x": ["Chiel", "Marco", "Corine", "Casper", "Raymond", "Niels", "Erik", "Grietje", "Arjan T.", "Charlotte", "Michiel", "Emily", "Rodi", "Arjan Z.", "Hans", "Kitty", "Stan", "Erwin", "Mees", "Jordi", "Wietse", "Isolde", "Chiel", "Marco", "Corine", "Casper", "Raymond", "Niels", "Erik", "Grietje", "Arjan T.", "Charlotte", "Michiel", "Emily", "Rodi", "Arjan Z.", "Hans", "Kitty", "Stan", "Erwin", "Mees", "Jordi", "Wietse", "Isolde", "Chiel", "Marco", "Corine", "Casper", "Raymond", "Niels", "Erik", "Grietje", "Arjan T.", "Charlotte", "Michiel", "Emily", "Rodi", "Arjan Z.", "Hans", "Kitty", "Stan", "Erwin", "Mees", "Jordi", "Wietse", "Isolde", "Chiel", "Marco", "Corine", "Casper", "Raymond", "Niels", "Erik", "Grietje", "Arjan T.", "Charlotte", "Michiel", "Emily", "Rodi", "Arjan Z.", "Hans", "Kitty", "Stan", "Erwin", "Mees", "Jordi", "Wietse", "Isolde"], "xaxis": "x", "y": [0, 0, 0, 0, 0, 0, 0, 0, 0, 0, 0, 0, 0, 0, 0, 0, 0, 0, 0, 0, 0, 0, 0, 0, 0, 0, 0, 0, 0, 0, 0, 0, 0, 0, 0, 0, 0, 0, 0, 0, 0, 0, 0, 0, 0, 0, 0, 0, 0, 0, 0, 0, 0, 0, 0, 0, 0, 0, 0, 0, 0, 0, 0, 0, 0, 0, 0, 0, 0, 0, 0, 0, 0, 0, 0, 0, 0, 0, 0, 0, 0, 0, 0, 0, 0, 0, 0, 0], "yaxis": "y"}, {"alignmentgroup": "True", "bingroup": "x", "histfunc": "sum", "hovertemplate": "Brazilië<br>Punten = %{y}<extra></extra>", "legendgroup": "Brazilië", "marker": {"color": "#1F77B4", "pattern": {"shape": ""}}, "name": "Brazilië", "offsetgroup": "Brazilië", "orientation": "v", "showlegend": true, "type": "histogram", "x": ["Chiel", "Marco", "Corine", "Casper", "Raymond", "Niels", "Erik", "Grietje", "Arjan T.", "Charlotte", "Michiel", "Emily", "Rodi", "Arjan Z.", "Hans", "Kitty", "Stan", "Erwin", "Mees", "Jordi", "Wietse", "Isolde", "Chiel", "Marco", "Corine", "Casper", "Raymond", "Niels", "Erik", "Grietje", "Arjan T.", "Charlotte", "Michiel", "Emily", "Rodi", "Arjan Z.", "Hans", "Kitty", "Stan", "Erwin", "Mees", "Jordi", "Wietse", "Isolde", "Chiel", "Marco", "Corine", "Casper", "Raymond", "Niels", "Erik", "Grietje", "Arjan T.", "Charlotte", "Michiel", "Emily", "Rodi", "Arjan Z.", "Hans", "Kitty", "Stan", "Erwin", "Mees", "Jordi", "Wietse", "Isolde", "Chiel", "Marco", "Corine", "Casper", "Raymond", "Niels", "Erik", "Grietje", "Arjan T.", "Charlotte", "Michiel", "Emily", "Rodi", "Arjan Z.", "Hans", "Kitty", "Stan", "Erwin", "Mees", "Jordi", "Wietse", "Isolde"], "xaxis": "x", "y": [0, 0, 0, 0, 0, 0, 0, 0, 0, 0, 0, 0, 0, 0, 0, 0, 0, 0, 0, 0, 0, 0, 0, 0, 0, 0, 0, 0, 0, 0, 0, 0, 0, 0, 0, 0, 0, 0, 0, 0, 0, 0, 0, 0, 0, 0, 0, 0, 0, 0, 0, 0, 0, 0, 0, 0, 0, 0, 0, 0, 0, 0, 0, 0, 0, 0, 0, 0, 0, 0, 0, 0, 0, 0, 0, 0, 0, 0, 0, 0, 0, 0, 0, 0, 0, 0, 0, 0], "yaxis": "y"}, {"alignmentgroup": "True", "bingroup": "x", "histfunc": "sum", "hovertemplate": "Las Vegas<br>Punten = %{y}<extra></extra>", "legendgroup": "Las Vegas", "marker": {"color": "#FF7F0E", "pattern": {"shape": ""}}, "name": "Las Vegas", "offsetgroup": "Las Vegas", "orientation": "v", "showlegend": true, "type": "histogram", "x": ["Chiel", "Marco", "Corine", "Casper", "Raymond", "Niels", "Erik", "Grietje", "Arjan T.", "Charlotte", "Michiel", "Emily", "Rodi", "Arjan Z.", "Hans", "Kitty", "Stan", "Erwin", "Mees", "Jordi", "Wietse", "Isolde", "Chiel", "Marco", "Corine", "Casper", "Raymond", "Niels", "Erik", "Grietje", "Arjan T.", "Charlotte", "Michiel", "Emily", "Rodi", "Arjan Z.", "Hans", "Kitty", "Stan", "Erwin", "Mees", "Jordi", "Wietse", "Isolde", "Chiel", "Marco", "Corine", "Casper", "Raymond", "Niels", "Erik", "Grietje", "Arjan T.", "Charlotte", "Michiel", "Emily", "Rodi", "Arjan Z.", "Hans", "Kitty", "Stan", "Erwin", "Mees", "Jordi", "Wietse", "Isolde", "Chiel", "Marco", "Corine", "Casper", "Raymond", "Niels", "Erik", "Grietje", "Arjan T.", "Charlotte", "Michiel", "Emily", "Rodi", "Arjan Z.", "Hans", "Kitty", "Stan", "Erwin", "Mees", "Jordi", "Wietse", "Isolde"], "xaxis": "x", "y": [0, 0, 0, 0, 0, 0, 0, 0, 0, 0, 0, 0, 0, 0, 0, 0, 0, 0, 0, 0, 0, 0, 0, 0, 0, 0, 0, 0, 0, 0, 0, 0, 0, 0, 0, 0, 0, 0, 0, 0, 0, 0, 0, 0, 0, 0, 0, 0, 0, 0, 0, 0, 0, 0, 0, 0, 0, 0, 0, 0, 0, 0, 0, 0, 0, 0, 0, 0, 0, 0, 0, 0, 0, 0, 0, 0, 0, 0, 0, 0, 0, 0, 0, 0, 0, 0, 0, 0], "yaxis": "y"}, {"alignmentgroup": "True", "bingroup": "x", "histfunc": "sum", "hovertemplate": "Abu Dhabi<br>Punten = %{y}<extra></extra>", "legendgroup": "Abu Dhabi", "marker": {"color": "#2CA02C", "pattern": {"shape": ""}}, "name": "Abu Dhabi", "offsetgroup": "Abu Dhabi", "orientation": "v", "showlegend": true, "type": "histogram", "x": ["Chiel", "Marco", "Corine", "Casper", "Raymond", "Niels", "Erik", "Grietje", "Arjan T.", "Charlotte", "Michiel", "Emily", "Rodi", "Arjan Z.", "Hans", "Kitty", "Stan", "Erwin", "Mees", "Jordi", "Wietse", "Isolde", "Chiel", "Marco", "Corine", "Casper", "Raymond", "Niels", "Erik", "Grietje", "Arjan T.", "Charlotte", "Michiel", "Emily", "Rodi", "Arjan Z.", "Hans", "Kitty", "Stan", "Erwin", "Mees", "Jordi", "Wietse", "Isolde", "Chiel", "Marco", "Corine", "Casper", "Raymond", "Niels", "Erik", "Grietje", "Arjan T.", "Charlotte", "Michiel", "Emily", "Rodi", "Arjan Z.", "Hans", "Kitty", "Stan", "Erwin", "Mees", "Jordi", "Wietse", "Isolde", "Chiel", "Marco", "Corine", "Casper", "Raymond", "Niels", "Erik", "Grietje", "Arjan T.", "Charlotte", "Michiel", "Emily", "Rodi", "Arjan Z.", "Hans", "Kitty", "Stan", "Erwin", "Mees", "Jordi", "Wietse", "Isolde"], "xaxis": "x", "y": [0, 0, 0, 0, 0, 0, 0, 0, 0, 0, 0, 0, 0, 0, 0, 0, 0, 0, 0, 0, 0, 0, 0, 0, 0, 0, 0, 0, 0, 0, 0, 0, 0, 0, 0, 0, 0, 0, 0, 0, 0, 0, 0, 0, 0, 0, 0, 0, 0, 0, 0, 0, 0, 0, 0, 0, 0, 0, 0, 0, 0, 0, 0, 0, 0, 0, 0, 0, 0, 0, 0, 0, 0, 0, 0, 0, 0, 0, 0, 0, 0, 0, 0, 0, 0, 0, 0, 0], "yaxis": "y"}], "layout": {"barmode": "relative", "height": 660, "legend": {"title": {"text": "Races"}, "tracegroupgap": 0}, "title": {"text": "Stand"}, "width": 960, "xaxis": {"anchor": "y", "categoryarray": ["Arjan T.", "Arjan Z.", "Casper", "Charlotte", "Chiel", "Corine", "Emily", "Erik", "Erwin", "Grietje", "Hans", "Isolde", "Jordi", "Kitty", "Marco", "Mees", "Michiel", "Niels", "Raymond", "Rodi", "Stan", "Wietse"], "categoryorder": "array", "domain": [0, 1], "title": {"text": "Teams"}}, "yaxis": {"anchor": "x", "domain": [0, 1], "showgrid": true, "title": {"text": "Totale punten"}}}}
